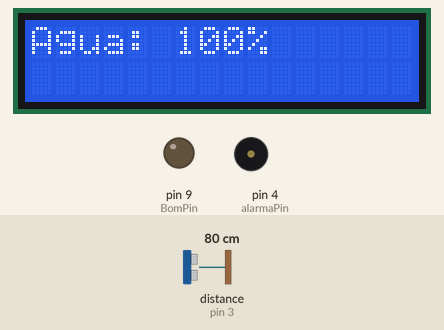
The sketch below on a simulated Arduino Uno, built with avr-gcc and run on an emulated ATmega328P. Shown: 16×2 character LCD, output pins drawn as LEDs (lit = HIGH), buzzer (waves = sounding). Wiring (inferred from the names in the program): ultrasonic range finder: trigger pin 2; echo pin 3. Inputs (shaded band) come from the test bench; at power-on: distance to the obstacle (sensor on pin 3) 80 cm. The echo pulse lasts 58.3 µs per cm; pins used as bus, display or sensor lines are not drawn.

Above: at 1.2 s.
1.3 s: distance to the obstacle (sensor on pin 3) set to 18 cm
4.3 s: distance to the obstacle (sensor on pin 3) set to 120 cm
7.3 s: distance to the obstacle (sensor on pin 3) set to 35 cm
10.3 s: distance to the obstacle (sensor on pin 3) set to 2 cm
At 10.7 s:
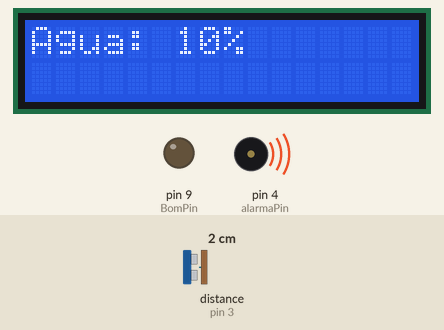
13.3 s: distance to the obstacle (sensor on pin 3) set to 250 cm
At 14.3 s:
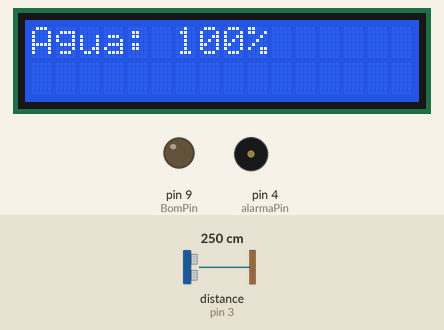
16.3 s: distance to the obstacle (sensor on pin 3) set to 60 cm
Timing chart, 0 to 19.3 s (numbered marks = the images above; inputs shaded):
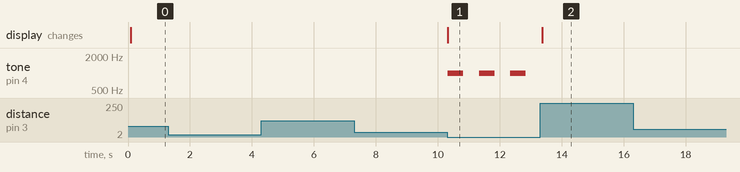

The sketch:

Sisterna.ino
```cpp
#include <LiquidCrystal_I2C.h>

LiquidCrystal_I2C lcd(0x27, 16, 2);

const int trigPin = 2;
const int echoPin = 3;
const int pausaPin = 7; // Pausa del circuito
const int BotBomPin = 8; // Boton de la bomba
const int BomPin = 9; // Pin de la bomba
const int alarmaPin = 4;

int distancia = 0;
int limite = 10; // Límite del contenedor en porcentaje
bool pausa = false;

void setup() {

  lcd.begin(16,2);
  lcd.backlight();
  pinMode(trigPin, OUTPUT);
  pinMode(echoPin, INPUT);
  pinMode(pausaPin, INPUT_PULLUP);
  pinMode(BotBomPin, INPUT_PULLUP);
  pinMode(BomPin, OUTPUT);
  pinMode(alarmaPin, OUTPUT);
  attachInterrupt(digitalPinToInterrupt(pausaPin), pausarPrograma, FALLING);
  attachInterrupt(digitalPinToInterrupt(BotBomPin), activarBomba, FALLING);
}

void loop() {

  if (!pausa) {

    distancia = medirdistancia();

    // Calcular el porcentaje de agua
    int percentage = map(distancia, 0, limite, 0, 100);
    percentage = constrain(percentage, 0, 100);

    // Mostrar porcentaje en la pantalla LCD
    lcd.clear();
    lcd.setCursor(0, 0);
    lcd.print("Agua: ");
    lcd.print(percentage);
    lcd.print("%");

    if (distancia <= limite) {
      activarAlarma();
    }
  }
}

int medirdistancia() {
  digitalWrite(trigPin, LOW);
  delayMicroseconds(1);
  digitalWrite(trigPin, HIGH);
  delayMicroseconds(1);
  digitalWrite(trigPin, LOW);

  long duration = pulseIn(echoPin, HIGH);
  int distance = duration * 0.034 / 2;
  return distance;
}

void activarAlarma() {
  tone(alarmaPin, 1000);
  delay(500);
  noTone(alarmaPin);
  delay(500);
}

void pausarPrograma() {
  pausa = !pausa;
  if (pausa) {
    tone(alarmaPin, 2000, 10000);
  } else {
    noTone(alarmaPin);
  }
}

void activarBomba() {
  digitalWrite(BomPin, HIGH);
  delay(10000);
  digitalWrite(BomPin, LOW);
}
```

Measured:
- after the input at 1.3 s, every drawn part: stays the same
- after the input at 4.3 s, every drawn part: stays the same
- after the input at 7.3 s, every drawn part: stays the same
- after the input at 10.3 s, tone on pin 4 (alarmaPin): alternates 1000 Hz for 0.50 s and silent for 0.51 s, starting at once; the display: changes at once (image 1)
- after the input at 13.3 s, tone on pin 4 (alarmaPin): stops changing and stays silent; the display: changes after 0.07 s (image 2)
- after the input at 16.3 s, every drawn part: stays the same
